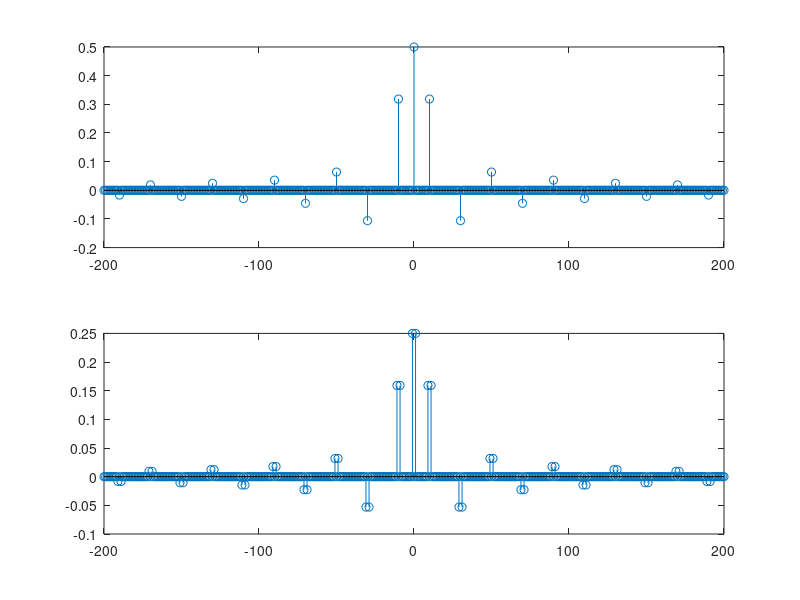

Here is the MATLAB script that generated this plot:
k=-20:1:20;
X=0.5*sinc(0.5*k);
m=10;
i=-200:1:200;
Xm=zeros(length(i),1)';
Xmp=zeros(length(i),1)';
Xmn=zeros(length(i),1)';
j=0;n=0;
for p=-200:1:200
    n=n+1;
    if (p/m)==round(p/m);
        j=j+1;
        Xm(n)=X(j);
    end
end
for p=2:400;
    Xmp(p)=0.5*Xm(p-1);
    Xmn(p)=0.5*Xm(p+1);
end
figure(2);
subplot(2,1,1);
stem(i,Xm);
subplot(2,1,2);
stem(i,Xmp+Xmn);
    